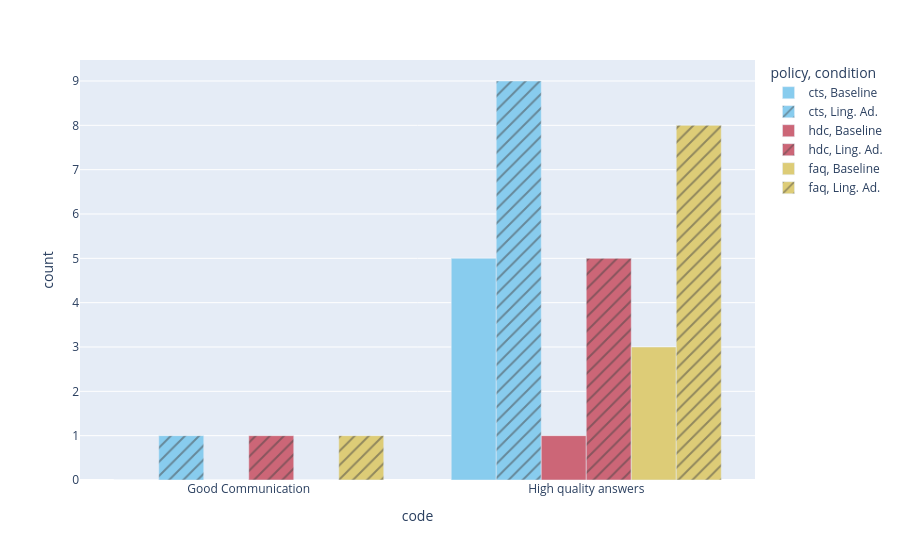

Notebook cell for this chart:
### Code cell
strengths_data = []
simple_labels = ["Good Communication"]
complex_labels = {"High quality answers": ["Accurate answers", "Clear/concise/detailed answers"]}

for policy in baseline_strengths:
    for label in simple_labels:
        strengths_data.append({
            "code": label,
            "policy": policy,
            "condition": f"Baseline",
            "count": baseline_strengths[policy][label] if label in baseline_strengths[policy] else 0
        })
        strengths_data.append({
            "code": label,
            "policy": policy,
            "condition": f"Ling. Ad.",
            "count": ling_ad_strengths[policy][label] if label in ling_ad_strengths[policy] else 0
        })
    for label in complex_labels:
        strengths_data.append({
            "code": label,
            "policy": policy,
            "condition": f"Baseline",
            "count": sum([baseline_strengths[policy][l] if l in baseline_strengths[policy] else 0 for l in complex_labels[label]])
        })
        strengths_data.append({
            "code": label,
            "policy": policy,
            "condition": f"Ling. Ad.",
            "count": sum([ling_ad_strengths[policy][l] if l in ling_ad_strengths[policy] else 0 for l in complex_labels[label]])
        })
strengths_data = pd.DataFrame(strengths_data)

strengths_data = pd.concat([strengths_data[(strengths_data.code == 'Good Communication')], expectations_data[(expectations_data.code == 'High quality answers')]])


fig = px.bar(strengths_data, x="code", y="count", color="policy", pattern_shape='condition', barmode="group", color_discrete_sequence=px.colors.qualitative.Safe)
fig.show()

### Figure 1 — Plotly figure (JSON) as saved in the notebook; plotly's stock layout.template omitted (floating-point values rounded to 4 significant figures)
{"data": [{"alignmentgroup": "True", "hovertemplate": "policy=cts<br>condition=Baseline<br>code=%{x}<br>count=%{y}<extra></extra>", "legendgroup": "cts, Baseline", "marker": {"color": "rgb(136, 204, 238)", "pattern": {"shape": ""}}, "name": "cts, Baseline", "offsetgroup": "cts, Baseline", "orientation": "v", "showlegend": true, "textposition": "auto", "type": "bar", "x": ["Good Communication", "High quality answers"], "xaxis": "x", "y": [0, 5], "yaxis": "y"}, {"alignmentgroup": "True", "hovertemplate": "policy=cts<br>condition=Ling. Ad.<br>code=%{x}<br>count=%{y}<extra></extra>", "legendgroup": "cts, Ling. Ad.", "marker": {"color": "rgb(136, 204, 238)", "pattern": {"shape": "/"}}, "name": "cts, Ling. Ad.", "offsetgroup": "cts, Ling. Ad.", "orientation": "v", "showlegend": true, "textposition": "auto", "type": "bar", "x": ["Good Communication", "High quality answers"], "xaxis": "x", "y": [1, 9], "yaxis": "y"}, {"alignmentgroup": "True", "hovertemplate": "policy=hdc<br>condition=Baseline<br>code=%{x}<br>count=%{y}<extra></extra>", "legendgroup": "hdc, Baseline", "marker": {"color": "rgb(204, 102, 119)", "pattern": {"shape": ""}}, "name": "hdc, Baseline", "offsetgroup": "hdc, Baseline", "orientation": "v", "showlegend": true, "textposition": "auto", "type": "bar", "x": ["Good Communication", "High quality answers"], "xaxis": "x", "y": [0, 1], "yaxis": "y"}, {"alignmentgroup": "True", "hovertemplate": "policy=hdc<br>condition=Ling. Ad.<br>code=%{x}<br>count=%{y}<extra></extra>", "legendgroup": "hdc, Ling. Ad.", "marker": {"color": "rgb(204, 102, 119)", "pattern": {"shape": "/"}}, "name": "hdc, Ling. Ad.", "offsetgroup": "hdc, Ling. Ad.", "orientation": "v", "showlegend": true, "textposition": "auto", "type": "bar", "x": ["Good Communication", "High quality answers"], "xaxis": "x", "y": [1, 5], "yaxis": "y"}, {"alignmentgroup": "True", "hovertemplate": "policy=faq<br>condition=Baseline<br>code=%{x}<br>count=%{y}<extra></extra>", "legendgroup": "faq, Baseline", "marker": {"color": "rgb(221, 204, 119)", "pattern": {"shape": ""}}, "name": "faq, Baseline", "offsetgroup": "faq, Baseline", "orientation": "v", "showlegend": true, "textposition": "auto", "type": "bar", "x": ["Good Communication", "High quality answers"], "xaxis": "x", "y": [0, 3], "yaxis": "y"}, {"alignmentgroup": "True", "hovertemplate": "policy=faq<br>condition=Ling. Ad.<br>code=%{x}<br>count=%{y}<extra></extra>", "legendgroup": "faq, Ling. Ad.", "marker": {"color": "rgb(221, 204, 119)", "pattern": {"shape": "/"}}, "name": "faq, Ling. Ad.", "offsetgroup": "faq, Ling. Ad.", "orientation": "v", "showlegend": true, "textposition": "auto", "type": "bar", "x": ["Good Communication", "High quality answers"], "xaxis": "x", "y": [1, 8], "yaxis": "y"}], "layout": {"barmode": "group", "legend": {"title": {"text": "policy, condition"}, "tracegroupgap": 0}, "margin": {"t": 60}, "xaxis": {"anchor": "y", "domain": [0, 1], "title": {"text": "code"}}, "yaxis": {"anchor": "x", "domain": [0, 1], "title": {"text": "count"}}}}
